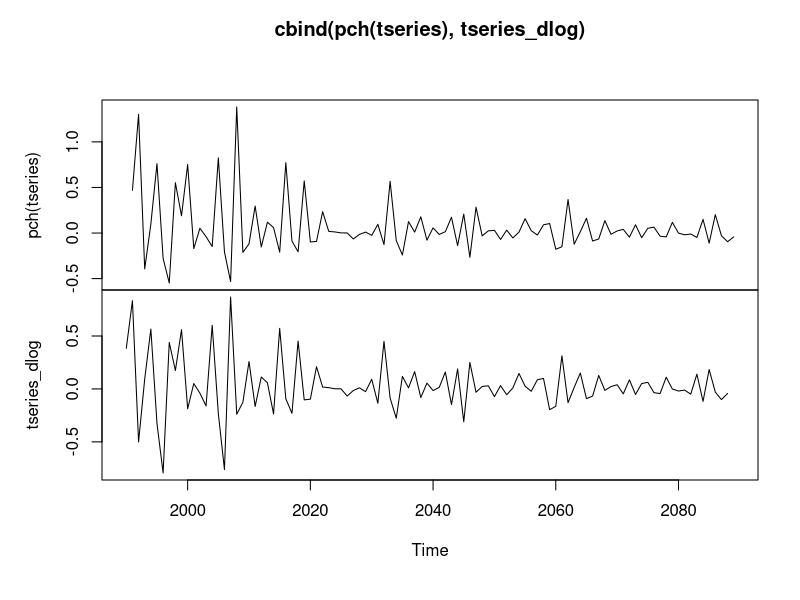
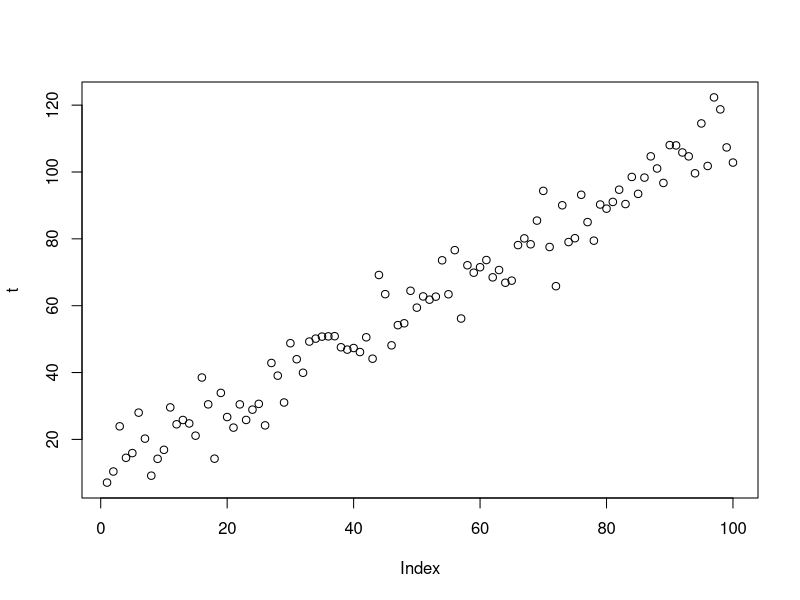
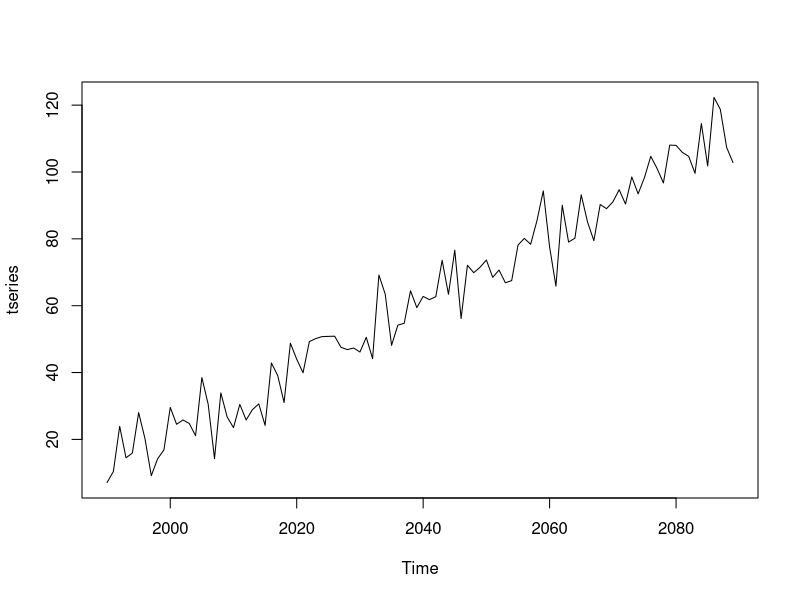
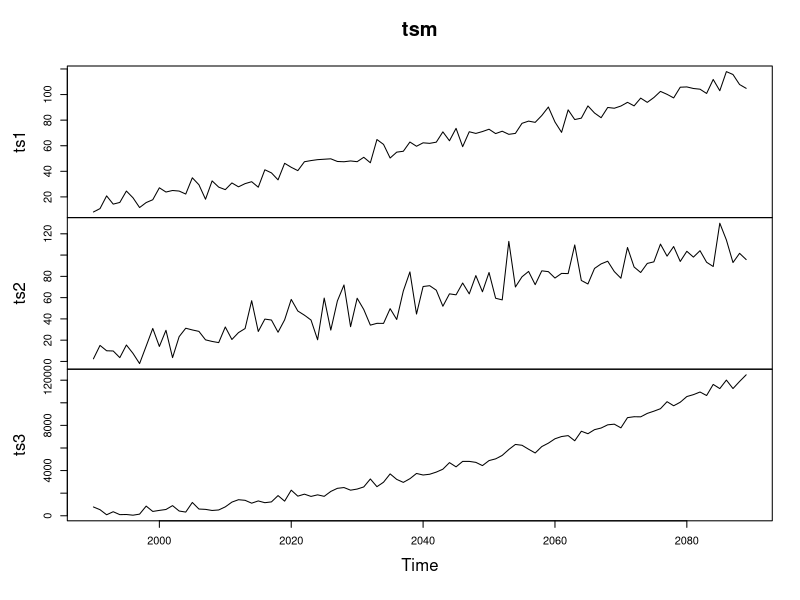
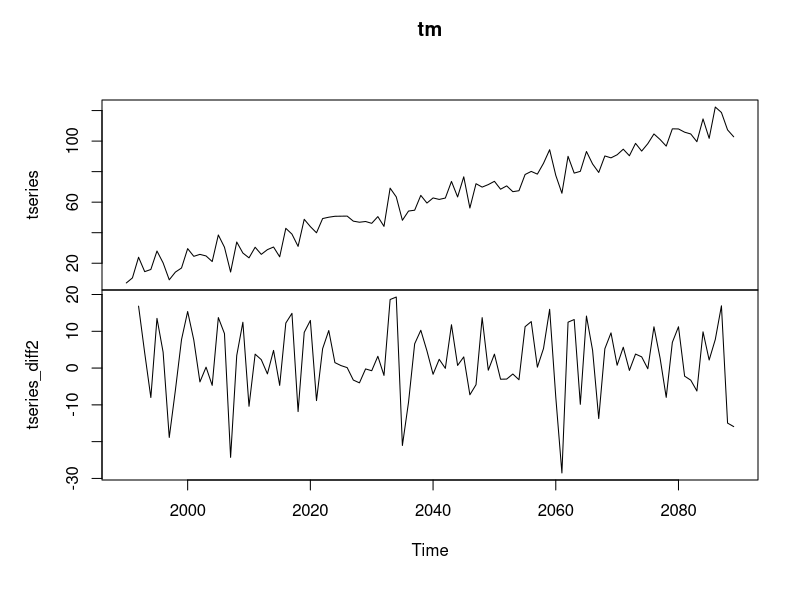
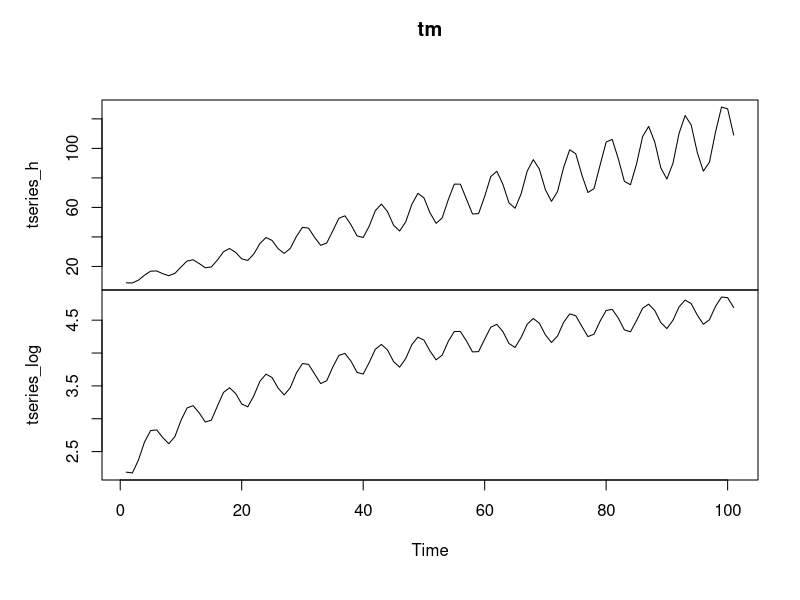
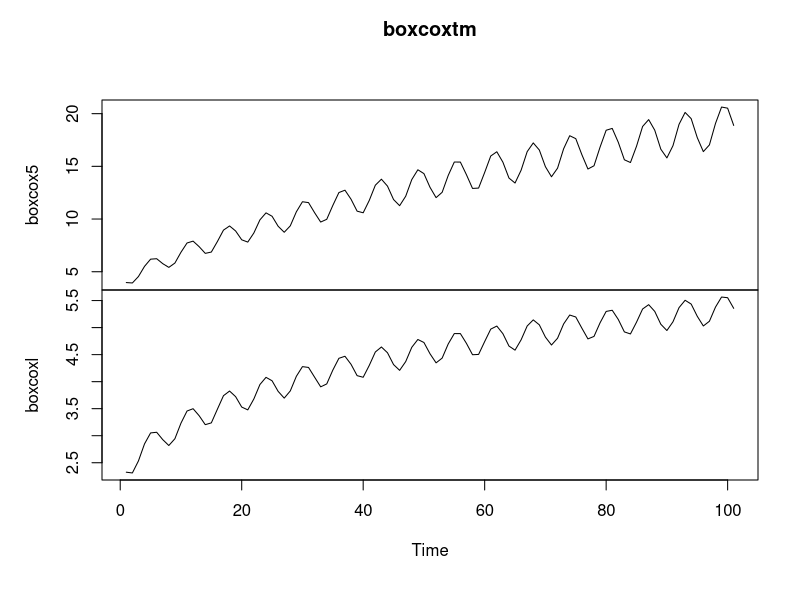
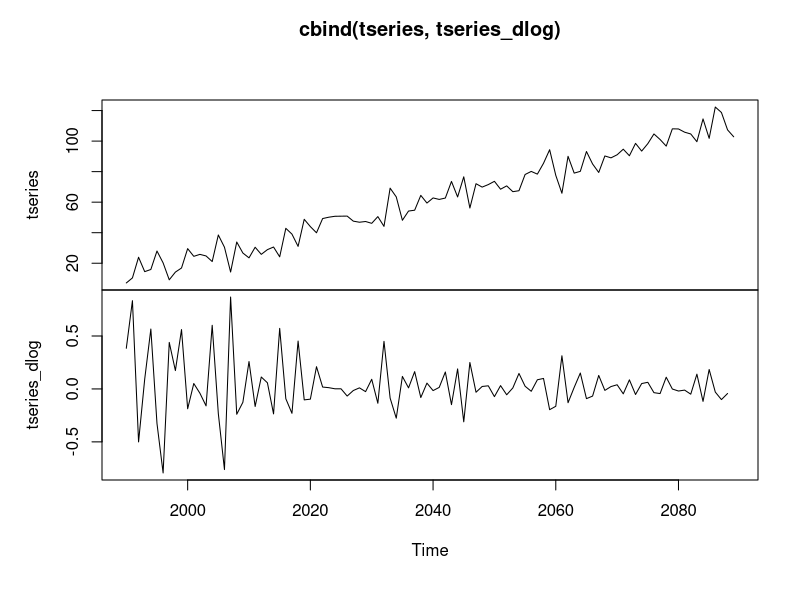

Source code (R) for these figures, in order:
# Timeseries packages in R: xts, zoo, TTR, forecast, quantmod, tidyquant, ts

set.seed(123)
t <- seq(from = 1, to = 100, by = 1) + 10 + rnorm(100, sd = 7)

# plotting the data
print("Rplot1")
png(filename = "Rplot1.png")
plot(t)
dev.off()

# args(ts)
# function (data = NA, start = 1, end = numeric(), frequency = 1,
#     deltat = 1, ts.eps = getOption("ts.eps"), class = if (nseries >
#         1) c("mts", "ts", "matrix") else "ts", names = if (!is.null(dimnames(data))) colnames(data) else paste("Series",
#         seq(nseries)))
#
# deltat acts as a fraction of the data between a period, ie yearly data
# can be expressed as monthly data 1/12

args(plot.ts)

# creating a yearly timeseries starting in 1990
tseries <- ts(t, start = c(1990, 1), frequency = 1)
print(tseries)

# plotting the timeseries
print("Rplot2")
png(filename = "Rplot2.png")
plot(tseries)
dev.off()


# Build a matrix and plot multiple time series graphs
set.seed(123)
seq <- seq(from = 1, to = 100, by = 1) + 10
ts1 <- seq + rnorm(100, sd = 5)
ts2 <- seq + rnorm(100, sd = 12)
ts3 <- seq^2 + rnorm(100, sd = 300)
tsm <- cbind(ts1, ts2, ts3) # column bind matrix
tsm <- ts(tsm, start = c(1990, 1), frequency = 1)

# plotting the matrix
print("Rplot3")
png(filename = "Rplot3.png")
plot.ts(tsm)
dev.off()

# the arguments for plot.ts
# args(plot.ts)
# function (x, y = NULL, plot.type = c("multiple", "single"), xy.labels,
#     xy.lines, panel = lines, nc, yax.flip = FALSE, mar.multi = c(0,
#         5.1, 0, if (yax.flip) 5.1 else 2.1), oma.multi = c(6,
#         0, 5, 0), axes = TRUE, ...)
#
# plot a multi or single-panel graph using plot.type

# time series related functions
# window() start() end() frequency()

# subset of timeseries
tseries_sub <- window(tseries, start=c(1990, 1), end=c(2080, 1))
print(tseries_sub)

print("looking at the start, end, and frequency of a timeseries object")
start(tsm); end(tsm); frequency(tsm)

# timeseries require transformations using difference, log
# moving average (MA), percent change, lag, or cumulative sum


# Looking at the lag function
print("The lag function can be used to identify and remodel a timeseries graph for more accurate predictions")
print("It allows a timeseries to be offset by one")
print("Timeseries lag 1:")
tseries_lag1 <- lag(tseries,1)
head(cbind(tseries, tseries_lag1))
print("Timeseries 1990, puts the value 1989")

print("Timeseries lag 3:")
tseries_lag3 <- lag(tseries, 3)
head(cbind(tseries, tseries_lag3))
print("The timeseries has 3 previous year lag values")


print("We can lead the initial time peroid also")
tseries_lead1 <- lag(tseries, -1)
head(cbind(tseries, tseries_lead1))
print("Timeseries lead 1:")

# The difference of a time series is used to create a stationary timeseries
print("A the difference between the timeseres and future timeseries values")
tseries_diff1 <- diff(tseries, lag = 1)
tm <- cbind(tseries, tseries_diff1)
head(tm)
print("Creating a timeseries diff is crucial for doing forcasting")
print("It allows for a constant mean which makes predictions accurate")

# calculating the difference over a lag
tseries_diff2 <- diff(tseries, lag = 2)
tm <- cbind(tseries, tseries_diff2)
print("The difference over a lag 2")
head(tm)

# timeseries and stationary plots
print("Rplot4")
png(filename = "Rplot4.png")
plot(tm)
dev.off()

# for handling variances increases logarithm and box-cox transformations are useful
# create an increaseing variance graph
trend <- ts(seq(from = 10, to = 110))
cycle <- ts(sin(trend)) * 0.2 * trend
tseries_h <- trend + cycle

# use log to make the heteroskedasticity (or variance) constant
tseries_log <- log(tseries_h)
tm <- cbind(tseries_h, tseries_log)

# plotted together for comparison
print("Rplot5")
png(filename = "Rplot5.png")
plot.ts(tm)
dev.off()

# handling variance can also be done using box-cox transformations
library(forecast)

# lambda parameter is a chosen value to address heteroskedasticity
boxcox5 <- BoxCox(tseries_h, lambda = 0.5)

# using the lambda function to genereate the optimal value
lambda <- BoxCox.lambda(tseries_h)
boxcoxl <- BoxCox(tseries_h, lambda = lambda)

# heteroskedastic comparison plots
print("Rplot6")
png(filename = "Rplot6.png")
boxcoxtm <- cbind(boxcox5, boxcoxl)
plot.ts(boxcoxtm)
dev.off()

# percent change from one peroid to another
pch <- function(data, lag = 1) {
    # argument verification
    if (!is.ts(data)) stop("data must be of type ts")
    if (!is.numeric(lag)) stop("lag must be of type numeric")
    # return percent change
    data / lag(data, -lag) -1
}
print("Noting the change from period to period")
tseries_pch <- pch(tseries, lag=1)
head(cbind(tseries, tseries_pch))

# plot the timeseries difference after applying log
tseries_dlog <- ts(diff(log(tseries)), start = c(1990, 1), frequency = 1)
print("Rplot7")
png(filename = "Rplot7.png")
plot.ts(cbind(tseries, tseries_dlog))
dev.off()

# compare percentchange to dlog plots
plot.ts(cbind(pch(tseries), tseries_dlog))

# moving average helps to visualize a trend in a series with high volitility
# filter() allows general linear filtering parameters to be set up for a moving average
# a 5 peroid moving average by a weighted average of 5 observations
# a side = 1 value gives a trailing moving average, a side = 2 gives future moving averages
tseries_lf5 <- filter(tseries, filter = rep(1/5, 5), sides = 1)
print("Rplot8")
png(filename = "Rpolot8.png")
plot.ts(cbind(tseries, tseries_lf5), plot.type = 'single', col = c('black', 'red'))
dev.off()

# the SMA() function from TTR or the ma() function from the forecast package
# where n is the window over which we want to calculate the moving average
library(TTR)
tseries_ma5 <- SMA(tseries, n = 5)

# using the ma function
tseries_ma5fore <- ma(tseries, order = 5)

print("comparing linear filtering,the TTR pacakge SMA, and the forecast package moving average")
cbind(tseries_lf5, tseries_ma5, tseries_ma5fore)

